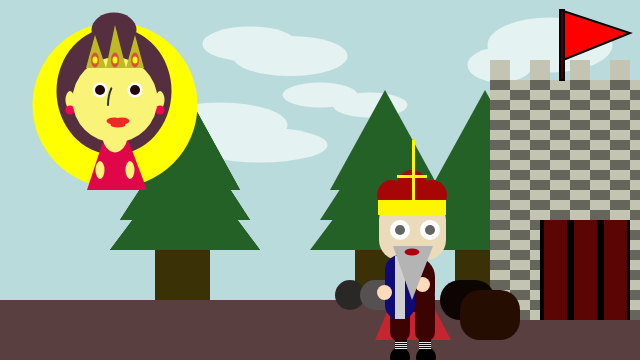
Frame 1 (no input)
Frame 60 (no input): identical to frame 1, image omitted
Frame 120 (the mouse pressed at the canvas centre since frame 60): identical to frame 1, image omitted

The p5.js sketch that drew this single still picture (run headless with seeded random() and noise() and a simulated clock; from frame 60 on, the mouse is pressed at the canvas centre):

// p5.js sketch
// ── sketch.js
function setup() {
	// create a place to draw
	createCanvas(640, 360);
}

function draw() {
	// clear the background - skyblue
  background(186, 219, 219);

  //fill color for cloud
	fill(229,242,242)
	noStroke();
	//draw cloud
	ellipse(220, 125, 135, 45);
  ellipse(260, 145, 135, 35);

	ellipse(290, 56, 115, 40);
	ellipse(250, 44, 95, 35);

	ellipse(320, 95, 75, 25);
	ellipse(370, 105, 75, 25);

   ellipse(500, 65, 65, 35);
   ellipse(550, 45, 125, 55)




  //set a fill color for the tree trunk
	fill(58, 50, 6)
	noStroke();

   //draw tree trunk
	 rect(155, 250, 55, 55);
	 rect(455, 250, 55, 55);
	 rect(355, 250, 55, 55);

  //set a fiil for the tree
	fill(36, 97, 39)
	noStroke();
	// draw a tree for background
	triangle(110, 250, 185, 150, 260, 250);
  triangle(120, 220, 185, 120, 250, 220)
	triangle(130, 190, 185, 90, 240, 190)

	triangle(410, 250, 485, 150, 560, 250);
  triangle(420, 220, 485, 120, 550, 220)
	triangle(430, 190, 485, 90, 540, 190)

	triangle(310, 250, 385, 150, 460, 250);
  triangle(320, 220, 385, 120, 450, 220)
	triangle(330, 190, 385, 90, 440, 190)

	triangle(110, 250, 185, 150, 260, 250);
  triangle(120, 220, 185, 120, 250, 220)
	triangle(130, 190, 185, 90, 240, 190)

	triangle(110, 250, 185, 150, 260, 250);
  triangle(120, 220, 185, 120, 250, 220)
	triangle(130, 190, 185, 90, 240, 190)


	// set a fill color for ground
	fill(89, 63, 63);
	// draw ground
	noStroke();
	rect(0, 300, 640, 100);

//set a fill color for castle
fill(196,196,179)
//draw a castle
rect(490, 80, 240, 240)
rect(490, 60, 20, 20)
rect(530, 60, 20, 20)
rect(570, 60, 20, 20)
rect(610, 60, 20, 20)

//set a fill color for brick
fill(101,101,92)
//bricks
rect(490, 80, 20, 10)
rect(530, 80, 20, 10)
rect(570, 80, 20, 10)
rect(610, 80, 20, 10)

rect(510, 90, 20, 10)
rect(550, 90, 20, 10)
rect(590, 90, 20, 10)
rect(630, 90, 20, 10)

rect(490, 100, 20, 10)
rect(530, 100, 20, 10)
rect(570, 100, 20, 10)
rect(610, 100, 20, 10)

rect(510, 110, 20, 10)
rect(550, 110, 20, 10)
rect(590, 110, 20, 10)
rect(630, 110, 20, 10)

rect(490, 120, 20, 10)
rect(530, 120, 20, 10)
rect(570, 120, 20, 10)
rect(610, 120, 20, 10)

rect(510, 130, 20, 10)
rect(550, 130, 20, 10)
rect(590, 130, 20, 10)
rect(630, 130, 20, 10)

rect(490, 140, 20, 10)
rect(530, 140, 20, 10)
rect(570, 140, 20, 10)
rect(610, 140, 20, 10)

rect(510, 150, 20, 10)
rect(550, 150, 20, 10)
rect(590, 150, 20, 10)
rect(630, 150, 20, 10)

rect(490, 160, 20, 10)
rect(530, 160, 20, 10)
rect(570, 160, 20, 10)
rect(610, 160, 20, 10)

rect(510, 170, 20, 10)
rect(550, 170, 20, 10)
rect(590, 170, 20, 10)
rect(630, 170, 20, 10)

rect(490, 180, 20, 10)
rect(530, 180, 20, 10)
rect(570, 180, 20, 10)
rect(610, 180, 20, 10)

rect(510, 190, 20, 10)
rect(550, 190, 20, 10)
rect(590, 190, 20, 10)
rect(630, 190, 20, 10)

rect(490, 200, 20, 10)
rect(530, 200, 20, 10)
rect(570, 200, 20, 10)
rect(610, 200, 20, 10)

rect(510, 210, 20, 10)
rect(550, 210, 20, 10)
rect(590, 210, 20, 10)
rect(630, 210, 20, 10)

rect(490, 220, 20, 10)
rect(530, 220, 20, 10)
rect(570, 220, 20, 10)
rect(610, 220, 20, 10)

rect(510, 230, 20, 10)
rect(550, 230, 20, 10)
rect(590, 230, 20, 10)
rect(630, 230, 20, 10)

rect(490, 240, 20, 10)
rect(530, 240, 20, 10)
rect(570, 240, 20, 10)
rect(610, 240, 20, 10)

rect(510, 250, 20, 10)
rect(550, 250, 20, 10)
rect(590, 250, 20, 10)
rect(630, 250, 20, 10)

rect(490, 260, 20, 10)
rect(530, 260, 20, 10)
rect(570, 260, 20, 10)
rect(610, 260, 20, 10)

rect(510, 270, 20, 10)
rect(550, 270, 20, 10)
rect(590, 270, 20, 10)
rect(630, 270, 20, 10)

rect(490, 280, 20, 10)
rect(530, 280, 20, 10)
rect(570, 280, 20, 10)
rect(610, 280, 20, 10)

rect(510, 290, 20, 10)
rect(550, 290, 20, 10)
rect(590, 290, 20, 10)
rect(630, 290, 20, 10)

rect(490, 300, 20, 10)
rect(530, 300, 20, 10)
rect(570, 300, 20, 10)
rect(610, 300, 20, 10)

rect(510, 310, 20, 10)
rect(550, 310, 20, 10)
rect(590, 310, 20, 10)
rect(630, 310, 20, 10)


//set a color for rock background detail
fill(13,5,2)
rect(440, 280, 55, 40, 20)

fill(37,13,2)
rect(460, 290, 60, 50, 20)

fill(42,40,39)
rect(335, 280, 30, 30, 20)

fill(84,81,80)
rect(360, 280, 40, 30, 20)

//set a fill color for door for castle
fill(0,0,0)

//dra a door for caslte
rect(540, 220, 90, 100)

//set a fill color for door for castle
fill(91,5,5)
//dra a door for caslte
rect(544, 220, 23, 100)
rect(574, 220, 23, 100)
rect(604, 220, 23, 100)

//fill a color for kings face
  fill(235,219,186)

	//draw a face of a king
	rect(379, 200, 67, 60, 20)

	//fill a color for kings crown
   fill(167,6,6)
	//draw a kings crown
	rect(377, 180, 30, 30, 20)
  rect(417, 180, 30, 30, 20)

	rect(397, 170, 30, 40, 20)



   //color a kings body
	 fill(198,36,47)
	 //draw a king's body
   triangle(375,340,409,260,451,340)
	 //color a kings boots
	 fill(0,0,0)
   //draw kings boots
    rect(419, 337,12,25)
    rect(395, 337,12,25)
    rect(416, 347,20,20,20)
    rect(390, 347,20,20,20)

    //color the lace of the shoe
		fill(231,231,231)
		rect(419,348,12,1)
		rect(419, 344,12,1)
    rect(419, 346,12,1)
    rect(419, 342,12,1)
		rect(419, 337,12,1)

		rect(395,348,12,1)
		rect(395, 344,12,1)
		rect(395, 346,12,1)
		rect(395, 342,12,1)
		rect(395, 337,12,1)

	 //color a kings body
	fill(60,3,3)
	 rect(390, 257, 45, 55,20)
   rect(390, 287, 20, 55,20)
	 rect(415, 287, 20, 55,20)

	 //fill color of the book
 	fill(15,10,118)

 	//draw the book
 	rect(385, 255, 30, 65, 20)
	//fill color of the book
 fill(207,207,207)
 //draw the book
 rect(395, 256, 10, 63)

	 //color a kings hand
	fill(253,219,186)
	//draw a king's body
	rect(377, 285, 15, 15,20)
	rect(415, 277, 15, 15,20)

	//fill a color for kings crown
	 fill(253,246,0)



	 //draw a kings crown
	 rect(378, 200, 68, 15)
   rect(397, 175, 30, 3)
   rect(412, 140, 3, 60)

   //fill the color for beard
	 fill(180,180,180)
	 //draw a beard
  triangle(393, 246, 412, 300, 433, 246);

fill(172,0,12)
ellipse(412,252,15,7)

//draw eyes of the king
ellipseMode(RADIUS);  // Set ellipseMode to RADIUS
fill(255);  // Set fill to white
ellipse(400, 230, 10, 10);  // Draw white ellipse using RADIUS mode

ellipseMode(CENTER);  // Set ellipseMode to CENTER
fill(100);  // Set fill to gray
ellipse(400, 230, 10, 10);  // Draw gray ellipse using CENTER mode

ellipseMode(RADIUS);  // Set ellipseMode to RADIUS
fill(255);  // Set fill to white
ellipse(430, 230, 10, 10);  // Draw white ellipse using RADIUS mode

ellipseMode(CENTER);  // Set ellipseMode to CENTER
fill(100);  // Set fill to gray
ellipse(430, 230, 10, 10);  // Draw gray ellipse using CENTER mode


	// set a fill color for queen sun
  fill(255,255,0);
	// draw a circle for queen sun
	ellipse(115, 105, 165, 165);

	// set a fill color for queen hair
 fill(85, 46, 63);


  //draw lips for queen
  ellipse(114, 91, 115, 127)
  ellipse(114, 30, 45, 35);
  ellipse(114, 80, 85, 85);

  //set a fill color for queen's dress
  fill(223,7,73)


  //draw a dress for queen
  triangle(87, 190, 115, 105, 147, 190);

	// set a fill color for queen sun
  fill(249, 244, 120);

  // draw a circle for queen sun's neck
  ellipse(115, 135, 25, 35);

  //draw hands for the queen
	ellipse(100, 170, 9, 18);
	ellipse(130, 170, 9, 18);

	// draw a ear for queen sun
	ellipse(70, 100, 9, 18);
	ellipse(160, 100, 9, 18);

// fill color for queen's earing
fill(255,0,78)
//draw rings for the queen
	ellipse(70, 110, 9, 9);
	ellipse(160, 110, 9, 9);

	// set a fill color for queen sun
  fill(249, 244, 120);
	// draw a circle for queen sun
	ellipse(115, 100, 85, 85);

	// set a fill color for queen sun's crown
	fill(191, 185, 35);

  // draw a triangle for queen sun's crown
  triangle(86, 68, 95, 35, 106, 68);
  triangle(106, 68, 115, 25, 126, 68);
  triangle(126, 68, 135, 35, 144, 68);


	// set a fill color for queen sun's crown
	fill(216, 83, 61);

	// draw a jewllery in crown
	ellipse(95, 60, 8, 15);
	ellipse(115, 60, 8, 15);
	ellipse(135, 60, 8, 15);

	// set a fill color for queen sun's crown
	fill(255, 255, 1);

	// draw a jewllery in crown
	ellipse(95, 60, 5, 7);
	ellipse(115, 60, 5, 7);
	ellipse(135, 60, 5, 7);

	// set a fill color for queen sun's crown
	fill(253, 253, 253);

  //draw eyes for the queen sun
	ellipse(100, 90, 15, 15)
  ellipse(135, 90, 15, 15)

	// set a fill color for pupil
  fill(36,7,12)

	//draw pupil for the eyes
	ellipse(100, 90, 10, 10)
	ellipse(135, 90, 10, 10)

	// set a fill color for queen lips
	fill(240, 40, 40);

	//draw lips for queen
	ellipse(114, 121, 15, 7)
	ellipse(122, 121, 15, 7)
	ellipse(118, 125, 15, 5)

  //nofill for the nose
  noFill()
	// stroke for the nose
strokeWeight(2);
stroke(51);

	//draw nose for queen
	arc(128, 105, 40, 60, PI, PI+QUARTER_PI);


//fill the color for flag
fill(355,0,0)
stroke(5)
triangle(563,60,563,11,630,33)
fill(72,0,5)
rect(560, 10, 4, 70)











}
